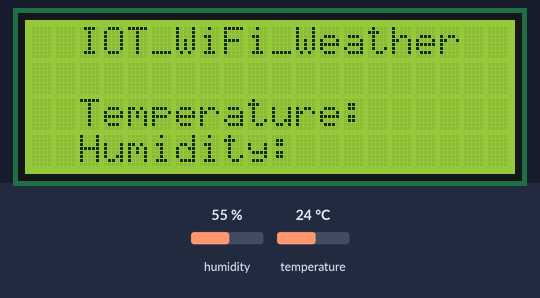
Simulated run of this sketch. Board: Arduino Uno WiFi Rev2. Shown: 20×4 character LCD. The test bench sets the inputs (shaded band); at power-on: humidity 55 %, temperature 24 °C. WiFi joins after 1.5 s; servers stay silent unless stated; what the sketch prints to the serial monitor is not drawn.

Above: at 0.2 s.
At 11.7 s:
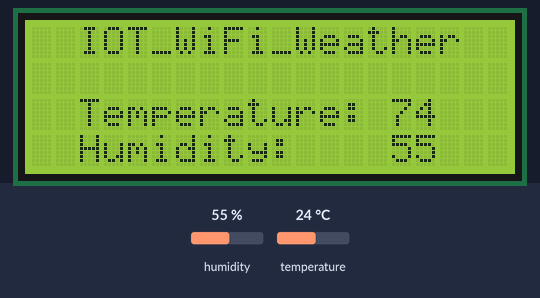

The sketch:

IOT_Wifi_Weather.ino
```cpp
// Notes:
//  A certificate for firebase must be added to the WiFi module in order to connect to Firebase!
//  www.firebaseio.com
//  For instructions, currently refer to https://www.arduino.cc/en/Tutorial/FirmwareUpdater
//
// Uses sensor DHT11
//   +  <---> 5V
//  out <---> D7
//   -  <---> GND
//
// I2C Board to UNO WiFi Rev 2 connections
//  GND <---> GND
//  VCC <---> 5V
//  SDA <---> SDA
//  SCL <---> SCL

// Include the library code
#include <SPI.h>
#include <WiFiNINA.h>
#include <Wire.h>
#include <LiquidCrystal_I2C.h>
#include <dht.h>
#include "arduino_secrets.h"

// Please enter your sensitive data in the added file/tab arduino_secrets.h
char ssid[] = SECRET_SSID;        // your network SSID (name)
char pass[] = SECRET_PASS;        // your network password (use for WPA, or use as key for WEP)
int keyIndex = 0;                 // your network key Index number (needed only for WEP)

const char fireBaseServer[] = FIREBASE_SERVER;    // Path to the Firebase application

// Initialize the Wifi client library
int status = WL_IDLE_STATUS;
WiFiSSLClient client;

// Define the DHT11_PIN & reference voltage
dht DHT;
#define DHT11_PIN 7

// Initialize the lcd
LiquidCrystal_I2C lcd(0x27, 20, 4);         // 20 chars by 4 lines

String jsonValue = "";                      // Initialize string used for JSON PUT value
String humidity = "0";                      // Initialize humidity variable
String temperature = "0";                   // Initialize temperature variable

int tempCalibration = -1;                   // temperature calibration value
int prevTempF = 0;                          // last temperature value sent to the database
int prevHumid = 0;                          // last humidity value sent to the database

// -------------------------------------------
// Method to print the wifi status information
// -------------------------------------------
void printWifiStatus() {
  // print the SSID of the network you're attached to:
  Serial.print("SSID: ");
  Serial.println(WiFi.SSID());

  // print your board's IP address:
  IPAddress ip = WiFi.localIP();
  Serial.print("IP Address: ");
  Serial.println(ip);

  // print the received signal strength:
  long rssi = WiFi.RSSI();
  Serial.print("signal strength (RSSI):");
  Serial.print(rssi);
  Serial.println(" dBm");
}

// -----------------------------------------------------
// Method makes a HTTP connection to the Firebase server
// -----------------------------------------------------
void httpRequest() {
  // Close any connection before send a new request.
  // This will free the socket on the Nina module
  client.stop();

  //Serial.print("Trying to Connect to Firebase server: ");
  //Serial.println(fireBaseServer);

  if (client.connectSSL(fireBaseServer, 443)) {

    //Serial.println("Connected to Firebase server");

    // Populate the json value string to use for PUT
    jsonValue = "{\"humidity\": " + humidity + ", \"temperature\": " + temperature + "}";

    // Make the HTTP request to update temperature to the Firebase server
    client.println("PUT /weather.json HTTP/1.1");
    client.print("Host: ");
    client.println(fireBaseServer);
    client.println("Content-Type: application/json");
    client.print("Content-Length: ");
    client.println(jsonValue.length());
    client.println("Connection: close");
    client.println();
    client.print(jsonValue);
  } else {
    // if you couldn't make a connection:
    //Serial.println("Connection to Firebase server failed");
  }
}

// ------------
// Setup method
// ------------
void setup() {

  // Initialize the LCD display
  lcd.init();                           // Initialize the LCD
  lcd.backlight();                      // Turn the LCD backlight on
  lcd.clear();                          // Clear the LCD screen, position cursor to upper-left corner
  lcd.setCursor(2, 0);                  // Set the cursor to column 0, line 0
  lcd.print("IOT_WiFi_Weather");        // Print heading verbiage to the LCD
  lcd.setCursor(2, 2);                  // Set the cursor to column 0, line 2
  lcd.print("Temperature:");            // Print heading verbiage to the LCD
  lcd.setCursor(2, 3);                  // Set the cursor to column 0, line 3
  lcd.print("Humidity:");               // Print heading verbiage to the LCD

  // Initialize serial and wait for port to open (Needed for native USB port only)
  Serial.begin(9600);
  while (!Serial) {
    // waiting for serial port to connect
  }

  // Check for the WiFi module
  if (WiFi.status() == WL_NO_MODULE) {
    Serial.println("Communication with WiFi module failed!");
    // don't continue
    while (true);
  }

  String fv = WiFi.firmwareVersion();
  if (fv < "1.2.1") {
    Serial.println("Please upgrade the firmware");
  }

  // Attempt to connect to Wifi network
  while (status != WL_CONNECTED) {
    Serial.print("Attempting to connect to SSID: ");
    Serial.println(ssid);
    // Connect to WPA/WPA2 network. Change this line if using open or WEP network
    status = WiFi.begin(ssid, pass);

    // wait 10 seconds for connection
    delay(10000);
  }

  // Successfully connected, print out the status
  printWifiStatus();
}

// ------------
// Loop method
// ------------
void loop() {

  // Read the DHT11 and get the temperature and humdidity
  int chk = DHT.read11(DHT11_PIN);
  if (chk == DHTLIB_OK) {
    int readTemp = DHT.temperature;
    int readHumid = DHT.humidity;

    // Convert from Centigrade to Fahrenheit
    float temperatureF = (readTemp * 1.8) + 32.0;

    // Convert temperatureF to an integer and round up if necessary
    int intTempF = temperatureF;
    float decimalTemp = temperatureF - intTempF;
    if (decimalTemp > .49) {
      intTempF += 1;
    }

    // Adjust intTempF by the determined calibration value
    intTempF += tempCalibration;

    // Only send the temperature data if it has changed
    if (intTempF != prevTempF) {

      // Convert the temperature and humidity values to strings
      temperature = String(intTempF);
      humidity = String(readHumid);

      // Update the LCD display with the current temperature and humidity
      lcd.setCursor(15, 2);                 // Set the cursor to column 15, line 2
      lcd.print(temperature);               // Print the temperature value to the LCD
      lcd.setCursor(15, 3);                 // Set the cursor to column 15, line 3
      lcd.print(humidity);                  // Print the humidity value to the LCD

      // Connect and send the data to Firebase
      httpRequest();

      prevTempF = intTempF;
      delay(60000);                          // Delay x milliseconds before reading again
    }
  } else {
    // If an error connecting to DHT11 sensor, send error to Serial for debugging
    switch (chk)
    {
      case DHTLIB_OK:
        Serial.print("OK,\t");
        break;
      case DHTLIB_ERROR_CHECKSUM:
        Serial.print("Checksum error,\t");
        break;
      case DHTLIB_ERROR_TIMEOUT:
        Serial.print("Time out error,\t");
        break;
      case DHTLIB_ERROR_CONNECT:
        Serial.print("Connect error,\t");
        break;
      case DHTLIB_ERROR_ACK_L:
        Serial.print("Ack Low error,\t");
        break;
      case DHTLIB_ERROR_ACK_H:
        Serial.print("Ack High error,\t");
        break;
      default:
        Serial.print("Unknown error,\t");
        break;
    }
  }
}
```

arduino_secrets.h
```cpp
#define SECRET_SSID "yourwifissid"
#define SECRET_PASS "yourwifipassword"
#define FIREBASE_SERVER "yourfirebaseaddress.firebaseio.com"
```
